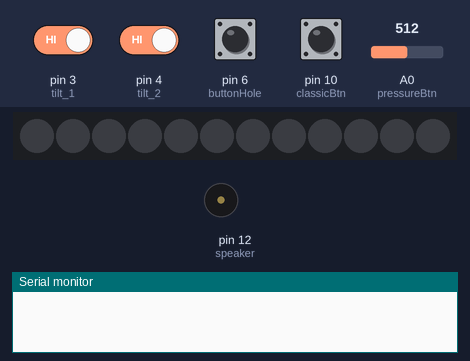
A sketch run on a simulated Arduino Uno, built with avr-gcc and run on an emulated ATmega328P. Shown: 12 RGB LEDs in strip order, left to right, buzzer (waves = sounding), the last lines printed to the serial monitor. Inputs (shaded band) come from the test bench; at power-on: pin 3 (tilt_1), pin 4 (tilt_2), pin 6 (buttonHole), pin 10 (classicBtn) HIGH, A0 (pressureBtn) = 512. Dim RGB values are drawn brighter than linear.

Above: at 1.2 s.
1.3 s: pin 3 (tilt_1) driven LOW
At 1.8 s:
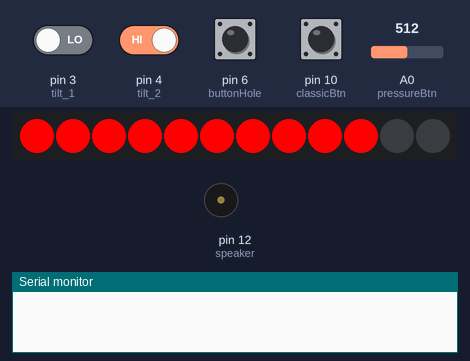
2.9 s: pin 10 (classicBtn) pulled LOW for 1 s
At 3.17 s:
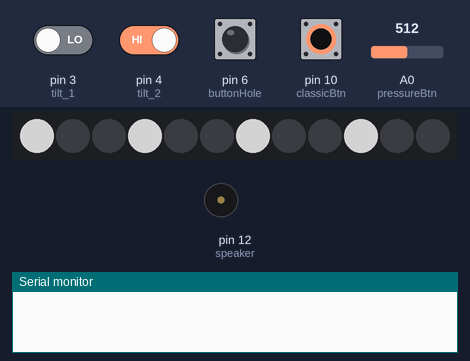
4.5 s: pin 4 (tilt_2) driven LOW
6.0 s: pin 3 (tilt_1) driven HIGH
7.7 s: pin 6 (buttonHole) pulled LOW for 1 s
At 8.3 s:
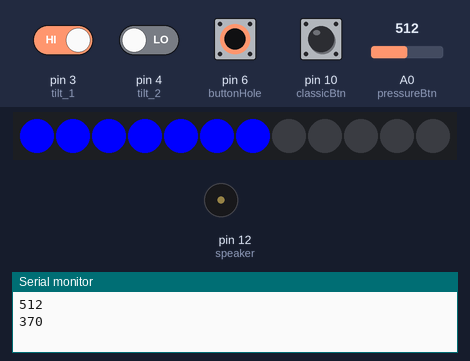
9.3 s: pin 4 (tilt_2) driven HIGH
At 11.2 s:
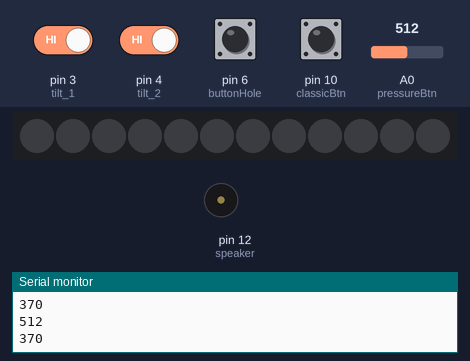
Timing chart, 0 to 11.8 s (numbered marks = the images above; inputs shaded):
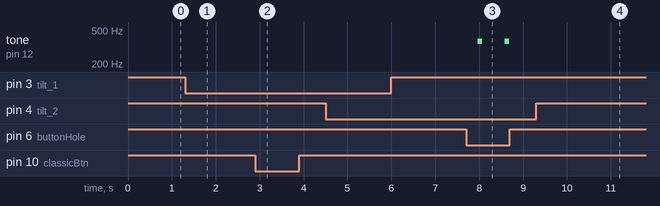

Measured:
- after the input at 1.3 s, the LEDs: first change at once (image 1 shows a later state)
- after the input at 2.9 s, the LEDs: first differ from a run without the input after 0.23 s (image 2)
- after the input at 7.7 s, tone on pin 12 (speaker): alternates 370 Hz for 0.10 s and silent for 0.51 s, starting after 0.27 s
- after the input at 9.3 s, the LEDs: first differ from a run without the input after 0.50 s (image 4)

The sketch:

IFA.ino
```cpp
/*
Title : IFA Workshop
Author : DataPaulette
Version : 1.0
*/
#include <Adafruit_NeoPixel.h>

#define LED_PIN   11
#define LED_COUNT 12

Adafruit_NeoPixel strip(LED_COUNT, LED_PIN, NEO_GRB + NEO_KHZ800);

// Speaker
int speaker = 12;

// Tilt sensor
int tilt_1 = 3;
int tilt_2 = 4;
int tilt1Value;
int tilt2Value;

// ButtonHole sensor
int buttonHole = 6;
int bhValue;

// Pressure sensor
const char pressureBtn = A0;
int pressureValue;

// ON/OFF button
int classicBtn = 10;
int cbtnValue;

void setup() {
  pinMode(tilt_1, INPUT_PULLUP);
  pinMode(tilt_2, INPUT_PULLUP);
  pinMode(buttonHole, INPUT_PULLUP);
  pinMode(classicBtn, INPUT_PULLUP);

  strip.begin();
  strip.show();

  Serial.begin(9600);
}

void loop() {
  //When we close the button hole, we read the pressure sensor and play music with it
  bhValue = digitalRead(buttonHole);
  //Serial.println(bhValue);
  if (bhValue == LOW) {
    pressureValue = analogRead(pressureBtn);
    Serial.println(pressureValue);
    pressureValue = map(pressureValue, 500, 1023, 262, 4978);
    Serial.println(pressureValue);
    tone(speaker, pressureValue, 100);
    delay(1);
  } else {
    noTone(speaker);
  }

  cbtnValue = digitalRead(classicBtn);
  //Serial.println(classicBtn);
  if (cbtnValue == LOW) {
    theaterChase(strip.Color(127, 127, 127), 100);
  } else {
    strip.clear();
    strip.show();
  }

  int tilt1Value = digitalRead(tilt_1);
  int tilt2Value = digitalRead(tilt_2);
  //Serial.println(tilt1Value);
  //Serial.println(tilt2Value);
  if (tilt1Value == LOW && tilt2Value == HIGH) {
    colorWipe(strip.Color(255,   0,   0), 50);
  } else if (tilt1Value == HIGH && tilt2Value == LOW) {
    colorWipe(strip.Color(0,   0,   255), 50);
  } else {
    strip.clear();
    strip.show();
  }

}

// Fill strip pixels one after another with a color. Strip is NOT cleared
// first; anything there will be covered pixel by pixel. Pass in color
// (as a single 'packed' 32-bit value, which you can get by calling
// strip.Color(red, green, blue) as shown in the loop() function above),
// and a delay time (in milliseconds) between pixels.
void colorWipe(uint32_t color, int wait) {
  for(int i=0; i<strip.numPixels(); i++) { // For each pixel in strip...
    strip.setPixelColor(i, color);         //  Set pixel's color (in RAM)
    strip.show();                          //  Update strip to match
    delay(wait);                           //  Pause for a moment
  }
}

// Theater-marquee-style chasing lights. Pass in a color (32-bit value,
// a la strip.Color(r,g,b) as mentioned above), and a delay time (in ms)
// between frames.
void theaterChase(uint32_t color, int wait) {
  for(int a=0; a<10; a++) {  // Repeat 10 times...
    for(int b=0; b<3; b++) { //  'b' counts from 0 to 2...
      strip.clear();         //   Set all pixels in RAM to 0 (off)
      // 'c' counts up from 'b' to end of strip in steps of 3...
      for(int c=b; c<strip.numPixels(); c += 3) {
        strip.setPixelColor(c, color); // Set pixel 'c' to value 'color'
      }
      strip.show(); // Update strip with new contents
      delay(wait);  // Pause for a moment
    }
  }
}
```
